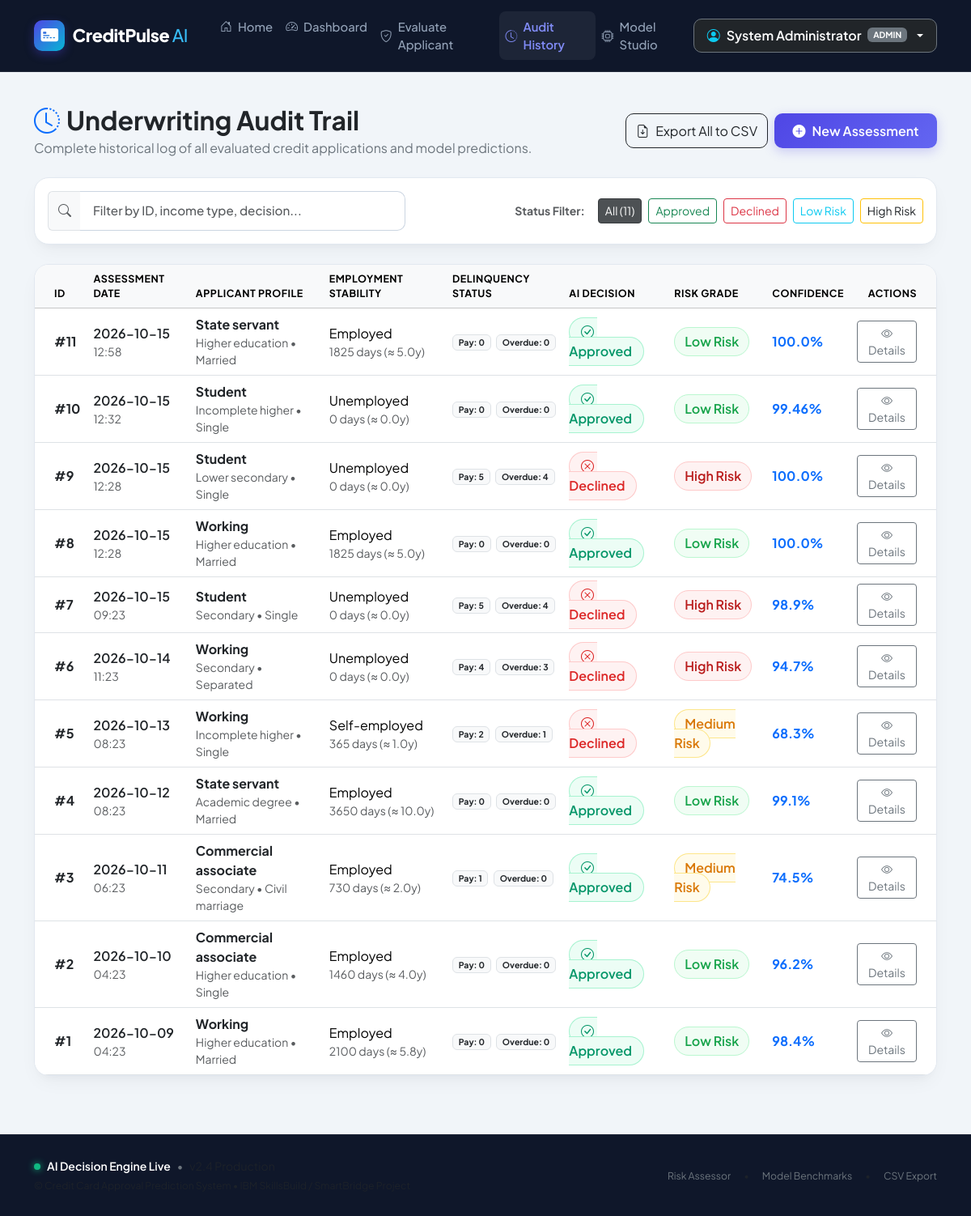
Screenshot of /history (signed in) with the database file from the repository.
### database/models.py (models this page shows, shortened)
class User(Base):
    __tablename__ = 'users'
    UserID = Column(Integer, primary_key=True, autoincrement=True)
    Name = Column(String(100), nullable=False)
    Email = Column(String(100), unique=True, nullable=False)
    Password = Column(String(255), nullable=False)
    Role = Column(Enum('admin', 'analyst', 'user'), default='user')
    applicant_details = relationship("ApplicantDetail", back_populates="user")

class ApprovalPrediction(Base):
    __tablename__ = 'approval_predictions'
    PredictionID = Column(Integer, primary_key=True, autoincrement=True)
    ApplicantID = Column(Integer, ForeignKey('applicant_details.ApplicantID'), nullable=False)
    ModelID = Column(Integer, ForeignKey('ml_models.ModelID'), nullable=False)
    ApprovalResult = Column(String(20), nullable=False)  # 'Approved' or 'Rejected'
    RiskCategory = Column(String(20))
    PredictionDate = Column(DateTime, default=datetime.utcnow)
    ConfidenceScore = Column(Float)
    applicant = relationship("ApplicantDetail", back_populates="approval_predictions")
    model = relationship("MLModel", back_populates="approval_predictions")

class ApplicantDetail(Base):
    __tablename__ = 'applicant_details'
    ApplicantID = Column(Integer, primary_key=True, autoincrement=True)
    UserID = Column(Integer, ForeignKey('users.UserID'), nullable=False)
    IncomeType = Column(String(50))
    EducationType = Column(String(50))
    FamilyStatus = Column(String(50))
    HousingType = Column(String(50))
    EmploymentStatus = Column(String(50))
    DaysEmployed = Column(Integer)
    user = relationship("User", back_populates="applicant_details")
    credit_history = relationship("CreditHistory", back_populates="applicant")
    approval_predictions = relationship("ApprovalPrediction", back_populates="applicant")

### app/routes.py (the view)
@main_bp.route('/history')
@login_required
def history():
    db = SessionLocal()
    try:
        query = (
            db.query(ApprovalPrediction, ApplicantDetail, CreditHistory, MLModel)
            .join(ApplicantDetail, ApprovalPrediction.ApplicantID == ApplicantDetail.ApplicantID)
            .join(CreditHistory, ApplicantDetail.ApplicantID == CreditHistory.ApplicantID)
            .join(MLModel, ApprovalPrediction.ModelID == MLModel.ModelID)
        )
        if current_user.Role != 'admin':
            query = query.filter(ApplicantDetail.UserID == current_user.UserID)
        records = query.order_by(ApprovalPrediction.PredictionDate.desc()).all()
        history_items = []
        for pred, app, credit, model in records:
            history_items.append({
                'prediction_id': pred.PredictionID,
                'applicant_id': app.ApplicantID,
                'income_type': app.IncomeType,
                'education_type': app.EducationType,
                'family_status': app.FamilyStatus,
                'housing_type': app.HousingType,
                'employment_status': app.EmploymentStatus,
                'days_employed': app.DaysEmployed,
                'payment_status': credit.PaymentStatus,
                'overdue_status': credit.OverdueStatus,
                'approval_result': pred.ApprovalResult,
                'risk_category': pred.RiskCategory,
                'confidence_score': pred.ConfidenceScore,
                'model_name': model.ModelName,
                'date': pred.PredictionDate.strftime('%Y-%m-%d %H:%M:%S') if pred.PredictionDate else 'N/A'
            })
        return render_template('history.html', history_items=history_items)
    finally:
        db.close()

### templates/history.html (shortened to what this page needs)
{% extends "base.html" %}
{% block content %}
<div class="row g-4 mb-4">
    <div class="col-12 d-flex flex-wrap align-items-center justify-content-between">
        <div>
            <h2 class="fw-bold text-dark mb-1"><i class="bi bi-clock-history text-primary me-2"></i>Underwriting Audit Trail</h2>
            <p class="text-secondary mb-0">Complete historical log of all evaluated credit applications and model predictions.</p>
        </div>
        <div class="d-flex gap-2 mt-3 mt-md-0">
            <a href="{{ url_for('main.history_export') }}" class="btn btn-outline-dark d-flex align-items-center gap-2" style="border-radius: 10px;">
                <i class="bi bi-file-earmark-arrow-down"></i> Export All to CSV
            </a>
            <a href="{{ url_for('main.predict') }}" class="btn btn-gradient d-flex align-items-center gap-2">
                <i class="bi bi-plus-circle-fill"></i> New Assessment
            </a>
        </div>
    </div>
</div>
<div class="glass-card p-3 mb-4">
    <div class="row g-3 align-items-center">
        <div class="col-md-5">
            <div class="input-group">
                <span class="input-group-text bg-light border-end-0"><i class="bi bi-search text-muted"></i></span>
                <input type="text" id="searchInput" class="form-control border-start-0" placeholder="Filter by ID, income type, decision..." onkeyup="filterTable()">
            </div>
        </div>
        <div class="col-md-7 d-flex flex-wrap gap-2 justify-content-md-end align-items-center">
            <span class="small fw-bold text-muted me-2">Status Filter:</span>
            <button type="button" class="btn btn-sm btn-dark filter-btn active" onclick="setFilter('all', this)">All ({{ history_items|length }})</button>
            <button type="button" class="btn btn-sm btn-outline-success filter-btn" onclick="setFilter('Approved', this)">Approved</button>
            <button type="button" class="btn btn-sm btn-outline-danger filter-btn" onclick="setFilter('Rejected', this)">Declined</button>
            <button type="button" class="btn btn-sm btn-outline-info filter-btn" onclick="setFilter('Low Risk', this)">Low Risk</button>
            <button type="button" class="btn btn-sm btn-outline-warning text-dark filter-btn" onclick="setFilter('High Risk', this)">High Risk</button>
        </div>
    </div>
</div>
<div class="glass-card overflow-hidden mb-5">
    <div class="table-responsive">
        <table class="table table-hover align-middle mb-0" id="historyTable">
            <thead class="table-light text-uppercase small" style="font-size: 0.78rem; letter-spacing: 0.5px;">
                <tr>
                    <th class="ps-4">ID</th>
                    <th>Assessment Date</th>
                    <th>Applicant Profile</th>
                    <th>Employment Stability</th>
                    <th>Delinquency Status</th>
                    <th>AI Decision</th>
                    <th>Risk Grade</th>
                    <th>Confidence</th>
                    <th class="text-end pe-4">Actions</th>
                </tr>
            </thead>
            <tbody>
                {% for item in history_items %}
                <tr class="history-row"
                    data-status="{{ item.approval_result }}"
                    data-risk="{{ item.risk_category }}"
                    data-search="{{ item.prediction_id }} {{ item.income_type }} {{ item.education_type }} {{ item.employment_status }} {{ item.approval_result }} {{ item.risk_category }}">
                    <td class="ps-4">
                        <span class="fw-bold text-dark">#{{ item.prediction_id }}</span>
                    </td>
                    <td>
                        <div class="fw-semibold text-dark">{{ item.date[:10] }}</div>
                        <div class="text-muted small">{{ item.date[11:16] }}</div>
                    </td>
                    <td>
                        <div class="fw-bold text-dark">{{ item.income_type }}</div>
                        <div class="text-muted small">{{ item.education_type }} &bull; {{ item.family_status }}</div>
                    </td>
                    <td>
                        <div>{{ item.employment_status }}</div>
                        <div class="text-muted small">{{ item.days_employed }} days (≈ {{ (item.days_employed / 365)|round(1) }}y)</div>
                    </td>
                    <td>
                        <div class="small">
                            <span class="badge bg-light text-dark border">Pay: {{ item.payment_status }}</span>
                            <span class="badge bg-light text-dark border ms-1">Overdue: {{ item.overdue_status }}</span>
                        </div>
                    </td>
                    <td>
                        {% if item.approval_result == 'Approved' %}
                            <span class="badge-approved"><i class="bi bi-check-circle me-1"></i>Approved</span>
                        {% else %}
                            <span class="badge-rejected"><i class="bi bi-x-circle me-1"></i>Declined</span>
                        {% endif %}
                    </td>
                    <td>
                        {% if item.risk_category == 'Low Risk' %}
                            <span class="badge-low-risk">Low Risk</span>
                        {% elif item.risk_category == 'Medium Risk' %}
                            <span class="badge-med-risk">Medium Risk</span>
                        {% else %}
                            <span class="badge-high-risk">High Risk</span>
                        {% endif %}
                    </td>
                    <td>
                        <span class="fw-bold text-primary">{{ item.confidence_score }}%</span>
                    </td>
                    <td class="text-end pe-4">
                        <button type="button" class="btn btn-sm btn-outline-secondary" onclick="viewDetails({{ item|tojson }})">
                            <i class="bi bi-eye"></i> Details
                        </button>
                    </td>
                </tr>
                {% endfor %}
            </tbody>
        </table>
    </div>
</div>
{% endblock %}

### templates/base.html (shortened to what this page needs)
<!DOCTYPE html>
<html lang="en">
<head>
    <link href="https://cdn.jsdelivr.net/npm/bootstrap@5.3.3/dist/css/bootstrap.min.css" rel="stylesheet">
    <link rel="stylesheet" href="https://cdn.jsdelivr.net/npm/bootstrap-icons@1.11.3/font/bootstrap-icons.min.css">
</head>
<body>
    <nav class="navbar navbar-expand-lg navbar-dark navbar-custom sticky-top">
        <div class="container">
            <a class="navbar-brand" href="{{ url_for('main.index') }}">
                <div class="brand-icon-wrapper">
                    <i class="bi bi-credit-card-2-front-fill"></i>
                </div>
                <div>
                    CreditPulse <span style="color: #38bdf8; font-weight: 500;">AI</span>
                </div>
            </a>
            <div class="collapse navbar-collapse" id="navContent">
                <ul class="navbar-nav me-auto ms-lg-3 mb-2 mb-lg-0">
                    <li class="nav-item">
                        <a class="nav-link {% if request.endpoint == 'main.index' %}active{% endif %}" href="{{ url_for('main.index') }}">
                            <i class="bi bi-house-door"></i> Home
                        </a>
                    </li>
                    <li class="nav-item">
                        <a class="nav-link {% if request.endpoint == 'main.dashboard' %}active{% endif %}" href="{{ url_for('main.dashboard') }}">
                            <i class="bi bi-speedometer2"></i> Dashboard
                        </a>
                    </li>
                    <li class="nav-item">
                        <a class="nav-link {% if request.endpoint == 'main.predict' %}active{% endif %}" href="{{ url_for('main.predict') }}">
                            <i class="bi bi-shield-check"></i> Evaluate Applicant
                        </a>
                    </li>
                    <li class="nav-item">
                        <a class="nav-link {% if request.endpoint == 'main.history' %}active{% endif %}" href="{{ url_for('main.history') }}">
                            <i class="bi bi-clock-history"></i> Audit History
                        </a>
                    </li>
                    <li class="nav-item">
                        <a class="nav-link {% if request.endpoint == 'main.train_page' %}active{% endif %}" href="{{ url_for('main.train_page') }}">
                            <i class="bi bi-cpu"></i> Model Studio
                        </a>
                    </li>
                </ul>
                <div class="d-flex align-items-center gap-2">
                    {% if current_user.is_authenticated %}
                        <div class="dropdown">
                            <button class="btn btn-dark border-secondary dropdown-toggle d-flex align-items-center gap-2 py-2 px-3" type="button" data-bs-toggle="dropdown" style="border-radius: 10px;">
                                <i class="bi bi-person-circle text-info"></i>
                                <span class="fw-semibold text-white">{{ current_user.Name }}</span>
                                <span class="badge bg-secondary text-uppercase" style="font-size: 0.65rem;">{{ current_user.Role }}</span>
                            </button>
                        </div>
                    {% endif %}
                </div>
            </div>
        </div>
    </nav>
    <div class="container pt-3">
    </div>
    <main class="flex-grow-1 py-4">
        <div class="container">
            {% block content %}{% endblock %}
        </div>
    </main>
    <footer>
        <div class="container">
            <div class="row align-items-center g-3">
                <div class="col-md-6 text-center text-md-start">
                    <div class="d-flex align-items-center justify-content-center justify-content-md-start gap-2">
                        <span class="status-dot"></span>
                        <span class="text-white fw-semibold">AI Decision Engine Live</span>
                        <span class="text-secondary">&bull;</span>
                        <span class="text-muted">v2.4 Production</span>
                    </div>
                    <div class="text-muted small mt-1">
                    </div>
                </div>
                <div class="col-md-6 text-center text-md-end">
                    <div class="d-flex align-items-center justify-content-center justify-content-md-end gap-3 text-muted small">
                        <a href="{{ url_for('main.predict') }}" class="text-decoration-none text-secondary">Risk Assessor</a>
                        <span>&bull;</span>
                        <a href="{{ url_for('main.train_page') }}" class="text-decoration-none text-secondary">Model Benchmarks</a>
                        <span>&bull;</span>
                        <a href="{{ url_for('main.history_export') }}" class="text-decoration-none text-secondary">CSV Export</a>
                    </div>
                </div>
            </div>
        </div>
    </footer>
</body>
</html>

### rows the page displays
User: Name "System Administrator", Role "ADMIN"
ApprovalPrediction: prediction_id "11", PredictionDate "2026-10-15", date "12:58", income_type "State servant", education_type "Higher education", family_status "Married", employment_status "Employed", days_employed "1825", payment_status "0", overdue_status "0", ApprovalResult "Approved" (drawn), RiskCategory "Low Risk", confidence_score "100.0"
ApplicantDetail: (item.days_employed/365)|round(1) "5.0"
ApplicantDetail: income_type "Student", education_type "Incomplete higher", family_status "Single", employment_status "Unemployed"
ApprovalPrediction: ApprovalResult "Approved" (drawn), confidence_score "99.46"
ApplicantDetail: income_type "Student", education_type "Lower secondary", family_status "Single", employment_status "Unemployed"
ApprovalPrediction: ApprovalResult "Rejected" (drawn), confidence_score "100.0"
ApplicantDetail: income_type "Working", education_type "Higher education", family_status "Married", employment_status "Employed", days_employed "1825", (item.days_employed/365)|round(1) "5.0"
ApprovalPrediction: ApprovalResult "Approved" (drawn), confidence_score "100.0"
ApplicantDetail: income_type "Student", education_type "Secondary", family_status "Single", employment_status "Unemployed"
ApprovalPrediction: ApprovalResult "Rejected" (drawn), confidence_score "98.9"
ApplicantDetail: income_type "Working", education_type "Secondary", family_status "Separated", employment_status "Unemployed"
ApprovalPrediction: ApprovalResult "Rejected" (drawn), confidence_score "94.7"
ApplicantDetail: income_type "Working", education_type "Incomplete higher", family_status "Single", employment_status "Self-employed", days_employed "365", (item.days_employed/365)|round(1) "1.0"
ApprovalPrediction: ApprovalResult "Rejected" (drawn), confidence_score "68.3"
ApplicantDetail: income_type "State servant", education_type "Academic degree", family_status "Married", employment_status "Employed", days_employed "3650", (item.days_employed/365)|round(1) "10.0"
ApprovalPrediction: ApprovalResult "Approved" (drawn), confidence_score "99.1"
ApplicantDetail: income_type "Commercial associate", education_type "Secondary", family_status "Civil marriage", employment_status "Employed", days_employed "730", (item.days_employed/365)|round(1) "2.0"
ApprovalPrediction: ApprovalResult "Approved" (drawn), confidence_score "74.5"
ApplicantDetail: income_type "Commercial associate", education_type "Higher education", family_status "Single", employment_status "Employed", days_employed "1460", (item.days_employed/365)|round(1) "4.0"
ApprovalPrediction: ApprovalResult "Approved" (drawn), confidence_score "96.2"
ApplicantDetail: income_type "Working", education_type "Higher education", family_status "Married", employment_status "Employed", days_employed "2100", (item.days_employed/365)|round(1) "5.8"
ApprovalPrediction: ApprovalResult "Approved" (drawn), confidence_score "98.4"

### other values shown
{{ history_items|length }} "11"
{{ item.prediction_id }} "10" "9" "8" "7" "6" "5" "4" "3" "2" "1"
{{ item.date[:10] }} "2026-10-15" "2026-10-15" "2026-10-15" "2026-10-15" "2026-10-14" "2026-10-13" "2026-10-12" "2026-10-11" "2026-10-10" "2026-10-09"
{{ item.date[11:16] }} "12:32" "12:28" "12:28" "09:23" "11:23" "08:23" "08:23" "06:23" "04:23" "04:23"
{{ item.days_employed }} "0" "0" "0" "0"
{{ (item.days_employed / 365)|round(1) }} "0.0" "0.0" "0.0" "0.0"
{{ item.payment_status }} "0" "5" "0" "5" "4" "2" "0" "1" "0" "0"
{{ item.overdue_status }} "0" "4" "0" "4" "3" "1" "0" "0" "0" "0"
